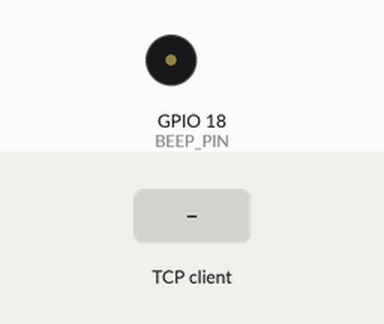
Bench run of a program on a simulated Raspberry Pi (BCM pin numbers). On the bench: buzzer (waves = sounding, pin HIGH). The test bench sets the inputs (shaded band). One TCP client connects 1 s after the port opens and stays connected; what the program prints to the terminal is not drawn.

Above: at 1.2 s.
1.3 s: the TCP client sends "beep off"
At 2.0 s:
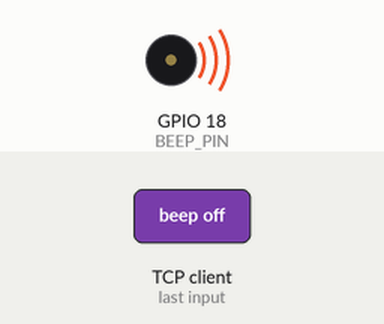
2.8 s: the TCP client sends "beep on"
At 3.1 s:
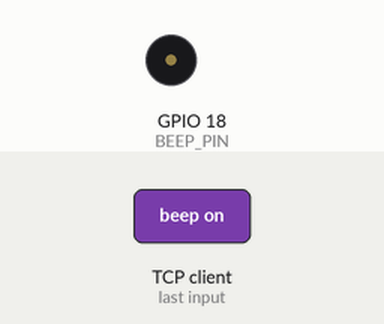
Timing chart, 0 to 5.8 s (numbered marks = the images above; inputs shaded):
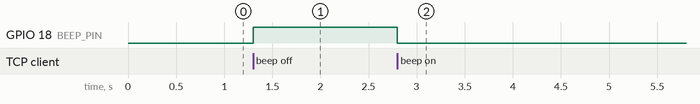

The program:

socket_beep.py
```python
# -*- coding: gbk -*-
import socket
import RPi.GPIO as GPIO
import time

# ÉèÖÃGPIOÄ£Ê½ÎªBCM
GPIO.setmode(GPIO.BCM)
# Ñ¡ÔñÒ»¸ö¿ÉÓÃµÄGPIOÒý½Å£¬±ÈÈçGPIO 18
BEEP_PIN = 18
# ÉèÖÃGPIOÒý½ÅÎªÊä³öÄ£Ê½
GPIO.setup(BEEP_PIN, GPIO.OUT)

# ´´½¨socket¶ÔÏó
server_socket = socket.socket(socket.AF_INET, socket.SOCK_STREAM)
# »ñÈ¡±¾µØÖ÷»úÃû
host_name = socket.gethostname()
port = 12345  # Ñ¡ÔñÒ»¸öÎ´±»Õ¼ÓÃµÄ¶Ë¿Ú

# °ó¶¨¶Ë¿ÚºÅ
server_socket.bind((host_name, port))

# ÉèÖÃ×î´óÁ¬½ÓÊý£¬³¬¹ýºóÅÅ¶Ó
server_socket.listen(5)

while True:
    # ½¨Á¢¿Í»§¶ËÁ¬½Ó
    client_socket, addr = server_socket.accept()
    print("Á¬½ÓµØÖ·: %s" % str(addr))

    try:
        while True:
            # ½ÓÊÕÀ´×Ô¿Í»§¶ËµÄÊý¾Ý
            data = client_socket.recv(1024).decode()
            if data == 'beep on':
                GPIO.output(BEEP_PIN, GPIO.LOW)  # ÉèÖÃGPIOÎªµÍµçÆ½
                print("·äÃùÆ÷¿ªÆô")
            elif data == 'beep off':
                GPIO.output(BEEP_PIN, GPIO.HIGH)  # ÉèÖÃGPIOÎª¸ßµçÆ½
                print("·äÃùÆ÷¹Ø±Õ")
            else:
                print("Î´ÖªÃüÁî")
    except Exception as e:
        print(e)
    finally:
        # ¹Ø±ÕÁ¬½Ó
        client_socket.close()
```

Measured:
- after the input at 1.3 s, GPIO 18 (BEEP_PIN): LOW → HIGH at once
- after the input at 2.8 s, GPIO 18 (BEEP_PIN): HIGH → LOW at once
